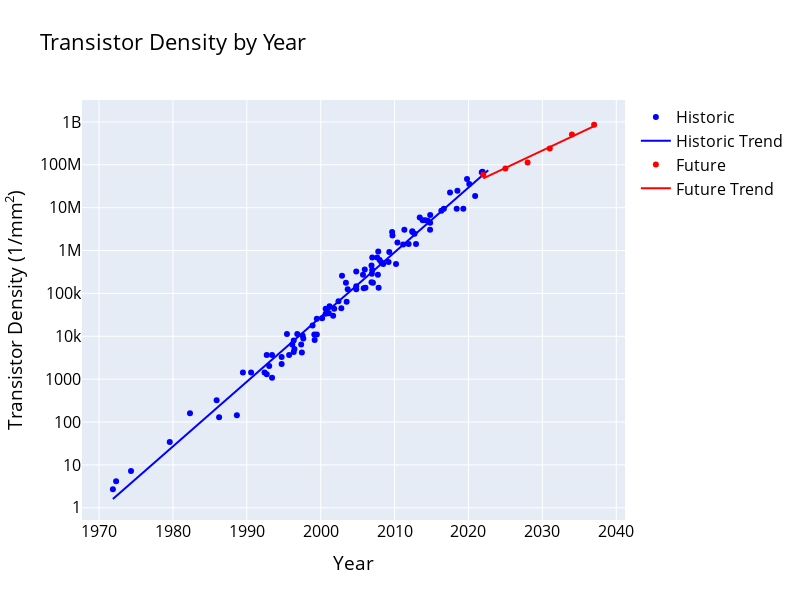

Notebook source saved alongside this figure:
### Code cell
fig = go.Figure()

fig.add_trace(go.Scatter(x = transistors["Year"], 
                         y = transistors["Transistors"]*1e3 / reticle_limit, 
                         name = "Historic",
                        mode = "markers",
                        marker=dict(size=6, color="blue", symbol="circle"),))

cutoff = 2023
mask = proj_years < 2023
fig.add_trace(go.Scatter(x = proj_years[mask], 
                         y = transistor_model_hist(proj_years)[mask] / reticle_limit, 
                         name = "Historic Trend",
                        mode = "lines",
                        line=dict(color="blue")))

fig.add_trace(go.Scatter(x = future_years, 
                         y = future_density, 
                         name = "Future",
                        mode = "markers",
                        marker=dict(size=6, color="red", symbol="circle")))

fig.add_trace(go.Scatter(x = future_years, 
                         y = transistor_model_future(future_years) / reticle_limit, 
                         name = "Future Trend",
                        mode = "lines",
                        line=dict(color="red")))

fig.update_layout(yaxis_type = "log",
                  yaxis_title = "Transistor Density (1/mm<sup>2</sup>)",
                  xaxis_title="Year",
                 title="Transistor Density by Year",
                 font=dict(
                    size=16,  # Set the font size here
                    color="Black"
                  ),
                 width = 800,
                 height = 600)
